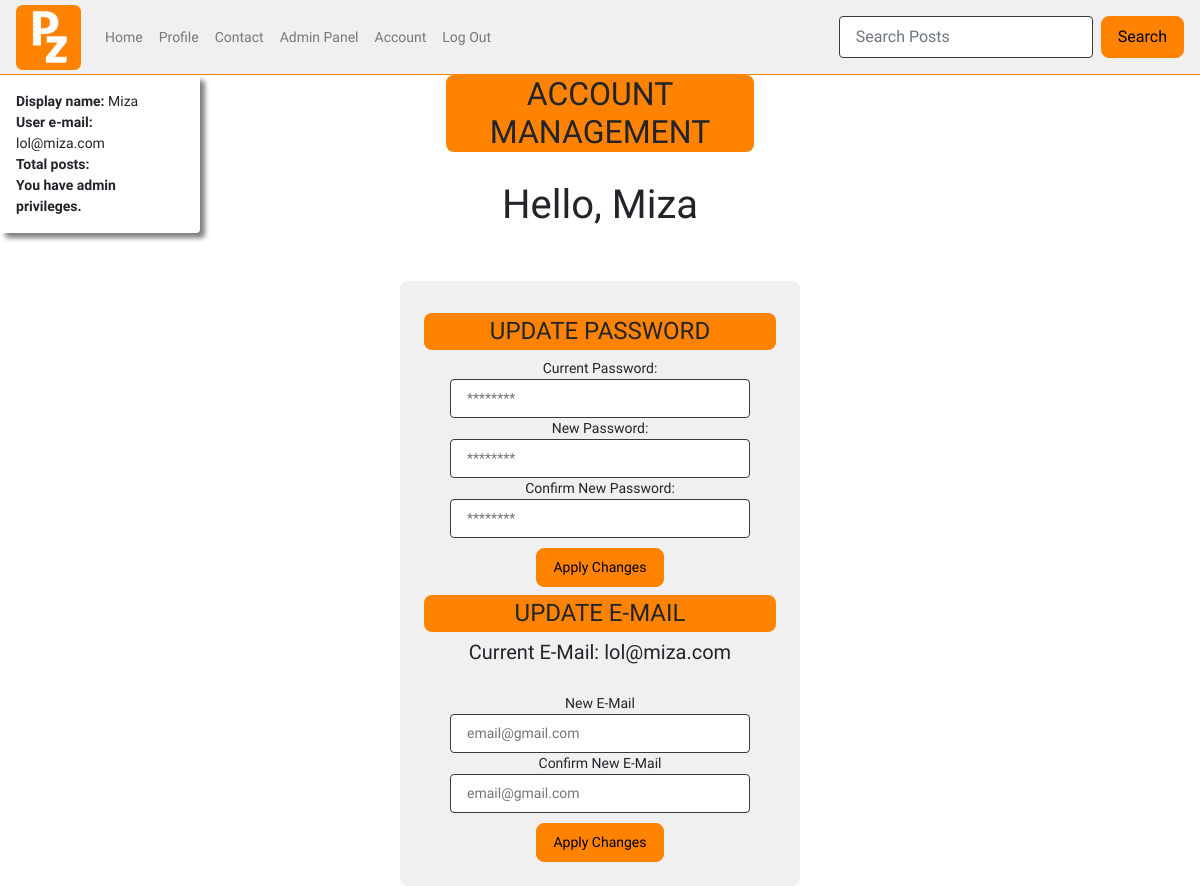
Before: /account_settings (signed in) with the older database file.
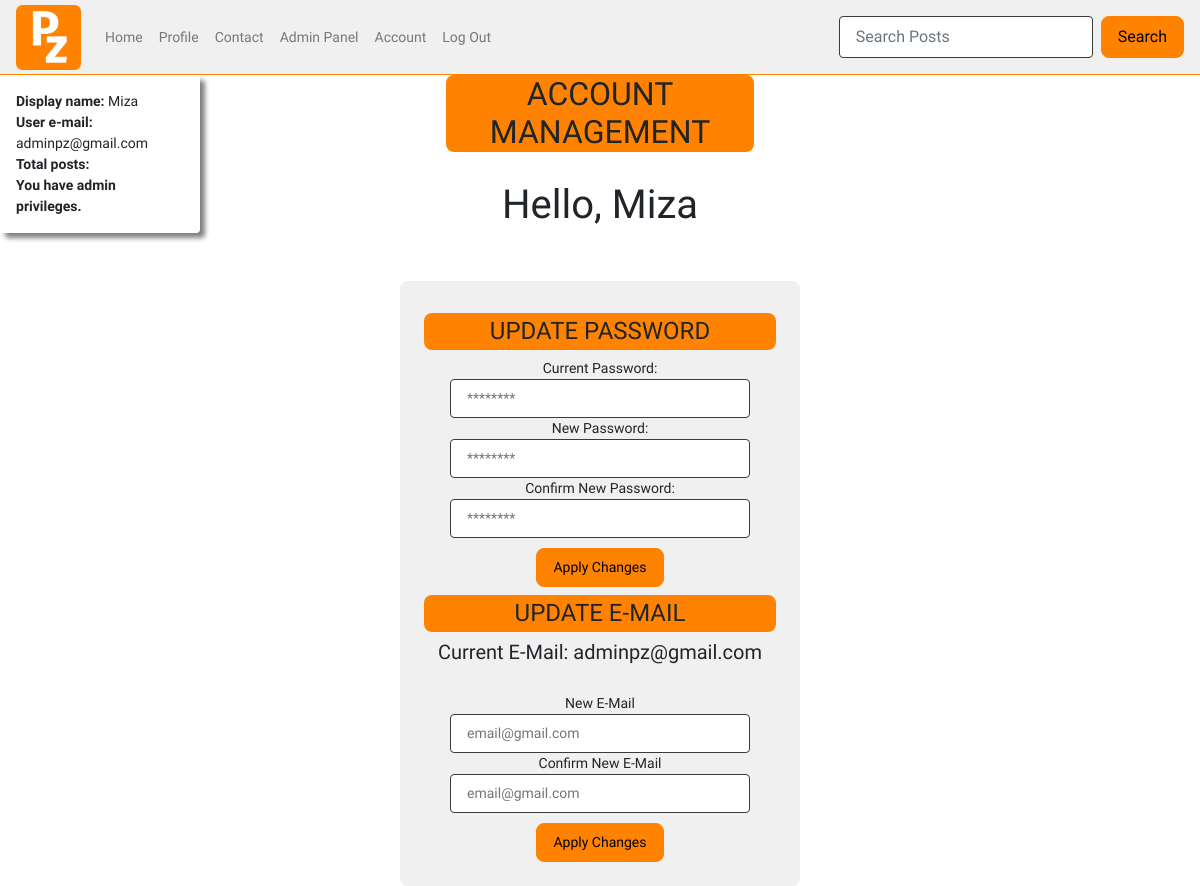
After: the same page with the newer database file.
### tables this page shows
CREATE TABLE users (
    ID INTEGER PRIMARY KEY AUTOINCREMENT,
    username TEXT NOT NULL,
    password TEXT NOT NULL,
    email TEXT NOT NULL UNIQUE
, user_type VARCHAR, whitelisted text, blacklisted text);

### app.py (the view)
@app.route("/account_settings")
def account_settings():
    if not session.get('username'):
        return redirect(url_for('home'))
    user=query_db('SELECT * FROM users WHERE username = ?', [session['username']], True)
    return render_template("account_settings.html", user = user)

### app.py (called while the page is built)
def query_db(query, args=(), one=False):
    con = g._database = sqlite3.connect(DATABASE)
    con.row_factory = sqlite3.Row
    cur = con.execute(query, args)
    rv = cur.fetchall()
    cur.close()
    return (rv[0] if rv else None) if one else rv

### templates/account_settings.html (shortened to what this page needs)
{% include "layout.html" %}
{% include "nav.html" %}
<body>
<div class="container-fluid create-post">
<div class="row h-500">
    <div class="col-2 shadow p-3 mb-5 rounded acc_snippet">
        <b>Display name:</b> {{ user.username }}<br>
        <b>User e-mail:</b> {{ user.email }}<br>
        <b>Total posts:</b> {{ post_count }} <br>
        {% if user.user_type == "admin" %}
        <b>You have admin privileges.</b>
        {% endif %}
    </div>
    <div class="col-8 text-center">
    <center><h2 class="profile_header">ACCOUNT MANAGEMENT</h2></center><br>
    <center><h1>Hello, {{session.username}}</h1></center>
    </div>
  </div>
  </div>
<div class="container-fluid col-4 settings">
    <div class="row text-center">
        <div class="col">
        <h4 class="settings_header">UPDATE PASSWORD</h4>
        <form action="{{ url_for('password_update') }}" method="POST" id="acc_form">
            <a>Current Password: </a><br>
            <input type="password" placeholder="********" name="old_pass" style="width: 300px" required/><br>
            <a>New Password: </a><br>
            <input type="password" placeholder="********" name="new_pass" style="width: 300px" required/><br>
            <a>Confirm New Password: </a><br>
            <input type="password" placeholder="********" name="c_new_pass" style="width: 300px" required/><br>
            <input type="submit" value="Apply Changes" />
        </form>
        </div>
        <div class="col">
        <h4 class="settings_header">UPDATE E-MAIL</h4>
        <form action="{{ url_for('email_update') }}" method="POST" id="acc_form">
            <h5>Current E-Mail: {{user.email}}</h5><br>
            <a>New E-Mail</a><br>
            <input type="text" placeholder="email@gmail.com" name="new_email" style="width: 300px" required/><br>
            <a>Confirm New E-Mail</a><br>
            <input type="text" placeholder="email@gmail.com" name="c_new_email" style="width: 300px" required/><br>
            <input type="submit" value="Apply Changes" />
        </form>
        </div>
    </div>
</div>
</body>

Changed rows visible on the page:
changed users "Miza": email "lol@miza.com" → "adminpz@gmail.com"
